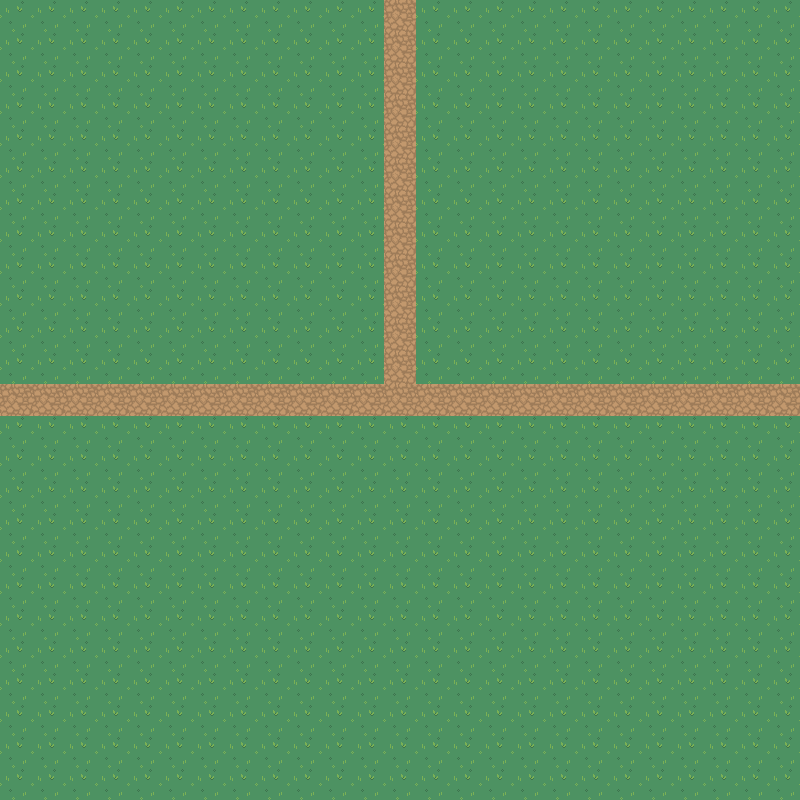

Below is a game level as drawn by its tile map, then a one-line description and the .tmx that defines it (tile-layer data replaced by summaries):
An orthogonal 50x50 tile map with 16x16 px tiles, 2 tile layers (background, path) and 4 objects (3x tp, player).

<map version="1.10" tiledversion="1.10.2" orientation="orthogonal" renderorder="right-down" width="50" height="50" tilewidth="16" tileheight="16" infinite="0" nextlayerid="5" nextobjectid="5">
 <tileset firstgid="1" source="nature.tsx" />
 <layer id="1" name="background" width="50" height="50">
  <data>[2500 cells, 2500 non-empty, 4 distinct tile ids]</data>
 </layer>
 <layer id="2" name="path" width="50" height="50">
  <data>[2500 cells, 148 non-empty, 4 distinct tile ids]</data>
 </layer>
 <objectgroup id="3" name="tp">
  <object id="1" name="starting_village" type="tp" x="384" y="0" width="32" height="32">
   <properties>
    <property name="collision" type="bool" value="true" />
   </properties>
  </object>
  <object id="2" name="4" type="tp" x="768" y="384" width="32" height="32">
   <properties>
    <property name="collision" type="bool" value="true" />
   </properties>
  </object>
  <object id="3" name="6" type="tp" x="0" y="384" width="32" height="32">
   <properties>
    <property name="collision" type="bool" value="true" />
   </properties>
  </object>
 </objectgroup>
 <objectgroup id="4" name="player">
  <object id="4" name="player" x="405" y="385">
   <point />
  </object>
 </objectgroup>
</map>
